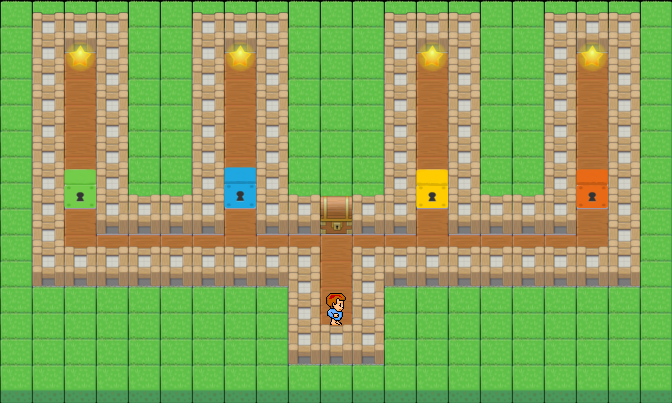

Tiled map render using the project's own tile images. Description and the map definition, with tile-layer contents summarised, below:
An orthogonal 21x31 tile map with 32x13 px tiles, 2 tile layers (Tile Layer 1, Tile Layer 2).

<map version="1.0" orientation="orthogonal" width="21" height="31" tilewidth="32" tileheight="13">
 <tileset firstgid="1" source="../gfx/tileset.tsx" />
 <layer name="Tile Layer 1" width="21" height="31">
  <data>[651 cells, 315 non-empty, 3 distinct tile ids]</data>
 </layer>
 <layer name="Tile Layer 2" width="21" height="31">
  <data>[651 cells, 111 non-empty, 8 distinct tile ids]</data>
 </layer>
</map>